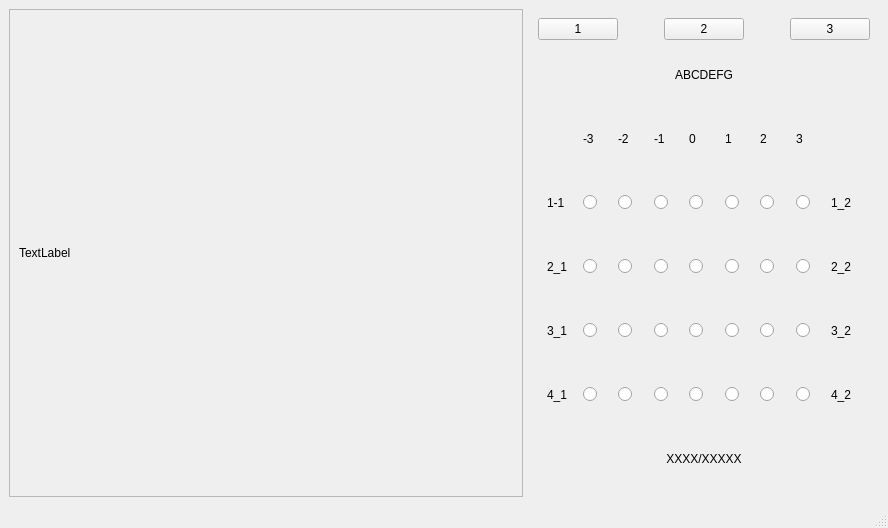
<?xml version="1.0" encoding="UTF-8"?>
<ui version="4.0">
 <class>MainWindow</class>
 <widget class="QMainWindow" name="MainWindow">
  <property name="geometry">
   <rect>
    <x>0</x>
    <y>0</y>
    <width>888</width>
    <height>528</height>
   </rect>
  </property>
  <property name="windowTitle">
   <string>MainWindow</string>
  </property>
  <widget class="QWidget" name="centralwidget">
   <layout class="QHBoxLayout" name="horizontalLayout_2">
    <item>
     <widget class="QFrame" name="frame">
      <property name="sizePolicy">
       <sizepolicy hsizetype="Expanding" vsizetype="Preferred">
        <horstretch>0</horstretch>
        <verstretch>0</verstretch>
       </sizepolicy>
      </property>
      <property name="minimumSize">
       <size>
        <width>500</width>
        <height>0</height>
       </size>
      </property>
      <property name="frameShape">
       <enum>QFrame::StyledPanel</enum>
      </property>
      <property name="frameShadow">
       <enum>QFrame::Raised</enum>
      </property>
      <layout class="QGridLayout" name="gridLayout">
       <item row="0" column="0">
        <widget class="QLabel" name="label_2">
         <property name="sizePolicy">
          <sizepolicy hsizetype="Expanding" vsizetype="Preferred">
           <horstretch>0</horstretch>
           <verstretch>0</verstretch>
          </sizepolicy>
         </property>
         <property name="text">
          <string>TextLabel</string>
         </property>
        </widget>
       </item>
      </layout>
     </widget>
    </item>
    <item>
     <widget class="QWidget" name="widget_6" native="true">
      <property name="sizePolicy">
       <sizepolicy hsizetype="Fixed" vsizetype="Preferred">
        <horstretch>0</horstretch>
        <verstretch>0</verstretch>
       </sizepolicy>
      </property>
      <layout class="QVBoxLayout" name="verticalLayout">
       <item>
        <layout class="QHBoxLayout" name="horizontalLayout">
         <item>
          <widget class="QPushButton" name="pushButton">
           <property name="text">
            <string>1</string>
           </property>
          </widget>
         </item>
         <item>
          <spacer name="horizontalSpacer_3">
           <property name="orientation">
            <enum>Qt::Horizontal</enum>
           </property>
           <property name="sizeHint" stdset="0">
            <size>
             <width>40</width>
             <height>20</height>
            </size>
           </property>
          </spacer>
         </item>
         <item>
          <widget class="QPushButton" name="pushButton_2">
           <property name="text">
            <string>2</string>
           </property>
          </widget>
         </item>
         <item>
          <spacer name="horizontalSpacer_4">
           <property name="orientation">
            <enum>Qt::Horizontal</enum>
           </property>
           <property name="sizeHint" stdset="0">
            <size>
             <width>40</width>
             <height>20</height>
            </size>
           </property>
          </spacer>
         </item>
         <item>
          <widget class="QPushButton" name="pushButton_3">
           <property name="text">
            <string>3</string>
           </property>
          </widget>
         </item>
        </layout>
       </item>
       <item>
        <widget class="QLabel" name="label_20">
         <property name="text">
          <string>ABCDEFG</string>
         </property>
         <property name="alignment">
          <set>Qt::AlignCenter</set>
         </property>
        </widget>
       </item>
       <item>
        <widget class="QWidget" name="widget_5" native="true">
         <layout class="QHBoxLayout" name="horizontalLayout_7">
          <item>
           <widget class="QLabel" name="label_18">
            <property name="text">
             <string>      </string>
            </property>
           </widget>
          </item>
          <item>
           <widget class="QLabel" name="label_3">
            <property name="text">
             <string>-3</string>
            </property>
           </widget>
          </item>
          <item>
           <widget class="QLabel" name="label_4">
            <property name="text">
             <string>-2</string>
            </property>
           </widget>
          </item>
          <item>
           <widget class="QLabel" name="label_5">
            <property name="text">
             <string>-1</string>
            </property>
           </widget>
          </item>
          <item>
           <widget class="QLabel" name="label_6">
            <property name="text">
             <string>0</string>
            </property>
           </widget>
          </item>
          <item>
           <widget class="QLabel" name="label_7">
            <property name="text">
             <string>1</string>
            </property>
           </widget>
          </item>
          <item>
           <widget class="QLabel" name="label_8">
            <property name="text">
             <string>2</string>
            </property>
           </widget>
          </item>
          <item>
           <widget class="QLabel" name="label_9">
            <property name="text">
             <string>3</string>
            </property>
           </widget>
          </item>
          <item>
           <widget class="QLabel" name="label_19">
            <property name="text">
             <string>      </string>
            </property>
           </widget>
          </item>
         </layout>
        </widget>
       </item>
       <item>
        <widget class="QWidget" name="widget_3" native="true">
         <layout class="QHBoxLayout" name="horizontalLayout_5">
          <item>
           <widget class="QLabel" name="label_10">
            <property name="text">
             <string>1-1</string>
            </property>
           </widget>
          </item>
          <item>
           <widget class="QRadioButton" name="radioButton_1_1">
            <property name="text">
             <string/>
            </property>
           </widget>
          </item>
          <item>
           <widget class="QRadioButton" name="radioButton_1_2">
            <property name="text">
             <string/>
            </property>
           </widget>
          </item>
          <item>
           <widget class="QRadioButton" name="radioButton_1_3">
            <property name="text">
             <string/>
            </property>
           </widget>
          </item>
          <item>
           <widget class="QRadioButton" name="radioButton_1_4">
            <property name="text">
             <string/>
            </property>
           </widget>
          </item>
          <item>
           <widget class="QRadioButton" name="radioButton_1_5">
            <property name="text">
             <string/>
            </property>
           </widget>
          </item>
          <item>
           <widget class="QRadioButton" name="radioButton_1_6">
            <property name="text">
             <string/>
            </property>
           </widget>
          </item>
          <item>
           <widget class="QRadioButton" name="radioButton_1_7">
            <property name="text">
             <string/>
            </property>
           </widget>
          </item>
          <item>
           <widget class="QLabel" name="label_11">
            <property name="text">
             <string>1_2</string>
            </property>
           </widget>
          </item>
         </layout>
        </widget>
       </item>
       <item>
        <widget class="QWidget" name="widget_4" native="true">
         <layout class="QHBoxLayout" name="horizontalLayout_6">
          <item>
           <widget class="QLabel" name="label_12">
            <property name="text">
             <string>2_1</string>
            </property>
           </widget>
          </item>
          <item>
           <widget class="QRadioButton" name="radioButton_2_1">
            <property name="text">
             <string/>
            </property>
           </widget>
          </item>
          <item>
           <widget class="QRadioButton" name="radioButton_2_2">
            <property name="text">
             <string/>
            </property>
           </widget>
          </item>
          <item>
           <widget class="QRadioButton" name="radioButton_2_3">
            <property name="text">
             <string/>
            </property>
           </widget>
          </item>
          <item>
           <widget class="QRadioButton" name="radioButton_2_4">
            <property name="text">
             <string/>
            </property>
           </widget>
          </item>
          <item>
           <widget class="QRadioButton" name="radioButton_2_5">
            <property name="text">
             <string/>
            </property>
           </widget>
          </item>
          <item>
           <widget class="QRadioButton" name="radioButton_2_6">
            <property name="text">
             <string/>
            </property>
           </widget>
          </item>
          <item>
           <widget class="QRadioButton" name="radioButton_2_7">
            <property name="text">
             <string/>
            </property>
           </widget>
          </item>
          <item>
           <widget class="QLabel" name="label_13">
            <property name="text">
             <string>2_2</string>
            </property>
           </widget>
          </item>
         </layout>
        </widget>
       </item>
       <item>
        <widget class="QWidget" name="widget_2" native="true">
         <layout class="QHBoxLayout" name="horizontalLayout_4">
          <item>
           <widget class="QLabel" name="label_14">
            <property name="text">
             <string>3_1</string>
            </property>
           </widget>
          </item>
          <item>
           <widget class="QRadioButton" name="radioButton_3_1">
            <property name="text">
             <string/>
            </property>
           </widget>
          </item>
          <item>
           <widget class="QRadioButton" name="radioButton_3_2">
            <property name="text">
             <string/>
            </property>
           </widget>
          </item>
          <item>
           <widget class="QRadioButton" name="radioButton_3_3">
            <property name="text">
             <string/>
            </property>
           </widget>
          </item>
          <item>
           <widget class="QRadioButton" name="radioButton_3_4">
            <property name="text">
             <string/>
            </property>
           </widget>
          </item>
          <item>
           <widget class="QRadioButton" name="radioButton_3_5">
            <property name="text">
             <string/>
            </property>
           </widget>
          </item>
          <item>
           <widget class="QRadioButton" name="radioButton_3_6">
            <property name="text">
             <string/>
            </property>
           </widget>
          </item>
          <item>
           <widget class="QRadioButton" name="radioButton_3_7">
            <property name="text">
             <string/>
            </property>
           </widget>
          </item>
          <item>
           <widget class="QLabel" name="label_15">
            <property name="text">
             <string>3_2</string>
            </property>
           </widget>
          </item>
         </layout>
        </widget>
       </item>
       <item>
        <widget class="QWidget" name="widget" native="true">
         <layout class="QHBoxLayout" name="horizontalLayout_3">
          <item>
           <widget class="QLabel" name="label_16">
            <property name="text">
             <string>4_1</string>
            </property>
           </widget>
          </item>
          <item>
           <widget class="QRadioButton" name="radioButton_4_1">
            <property name="text">
             <string/>
            </property>
           </widget>
          </item>
          <item>
           <widget class="QRadioButton" name="radioButton_4_2">
            <property name="text">
             <string/>
            </property>
           </widget>
          </item>
          <item>
           <widget class="QRadioButton" name="radioButton_4_3">
            <property name="text">
             <string/>
            </property>
           </widget>
          </item>
          <item>
           <widget class="QRadioButton" name="radioButton_4_4">
            <property name="text">
             <string/>
            </property>
           </widget>
          </item>
          <item>
           <widget class="QRadioButton" name="radioButton_4_5">
            <property name="text">
             <string/>
            </property>
           </widget>
          </item>
          <item>
           <widget class="QRadioButton" name="radioButton_4_6">
            <property name="text">
             <string/>
            </property>
           </widget>
          </item>
          <item>
           <widget class="QRadioButton" name="radioButton_4_7">
            <property name="text">
             <string/>
            </property>
           </widget>
          </item>
          <item>
           <widget class="QLabel" name="label_17">
            <property name="text">
             <string>4_2</string>
            </property>
           </widget>
          </item>
         </layout>
        </widget>
       </item>
       <item>
        <widget class="QLabel" name="label">
         <property name="text">
          <string>XXXX/XXXXX</string>
         </property>
         <property name="alignment">
          <set>Qt::AlignCenter</set>
         </property>
        </widget>
       </item>
      </layout>
     </widget>
    </item>
   </layout>
  </widget>
  <widget class="QMenuBar" name="menubar">
   <property name="geometry">
    <rect>
     <x>0</x>
     <y>0</y>
     <width>888</width>
     <height>28</height>
    </rect>
   </property>
  </widget>
  <widget class="QStatusBar" name="statusbar"/>
 </widget>
 <resources/>
 <connections/>
</ui>
